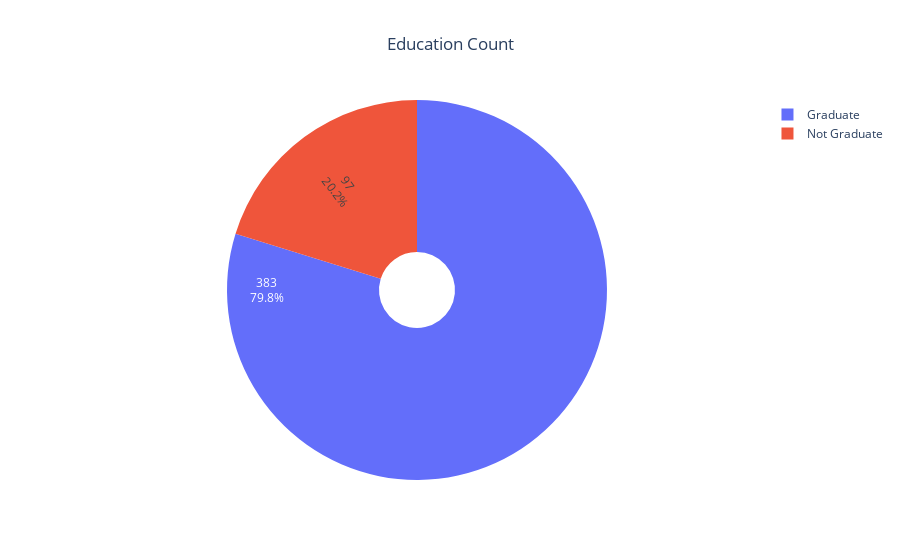

This figure's notebook cell:
### Code cell
#Education distribution


df_Education=df_loan['Education'].value_counts().to_frame().reset_index().rename(columns={'index':'Education','Education':'count'})


fig = go.Figure([go.Pie(labels=df_Education['Education'], values=df_Education['count'],hole=0.2)])

fig.update_traces(hoverinfo='label+percent', textinfo='value+percent', textfont_size=12,insidetextorientation='radial')

fig.update_layout(title="Education Count",title_x=0.5)
fig.show()

### Figure 1 — Plotly figure (JSON) as saved in the notebook; plotly's stock layout.template omitted (floating-point values rounded to 4 significant figures)
{"data": [{"hole": 0.2, "hoverinfo": "label+percent", "insidetextorientation": "radial", "labels": ["Graduate", "Not Graduate"], "textfont": {"size": 12}, "textinfo": "value+percent", "type": "pie", "values": [383, 97]}], "layout": {"title": {"text": "Education Count", "x": 0.5}}}
